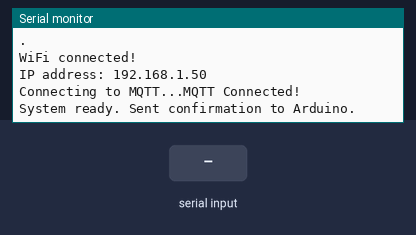
Bench run of a sketch on a simulated ESP32. Shown: the last lines printed to the serial monitor. The test bench sets the inputs (shaded band). WiFi joins after 1.5 s; servers stay silent unless stated; no MQTT or app messages arrive unless stated.

Above: at 2.7 s.
2.8 s: "START_LAP_READY" received over the second serial link
At 4.7 s:
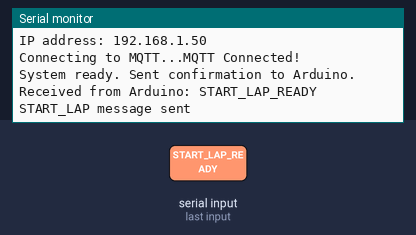
5.3 s: "OBSTACLE_DETECTED:" received over the second serial link
At 7.5 s:
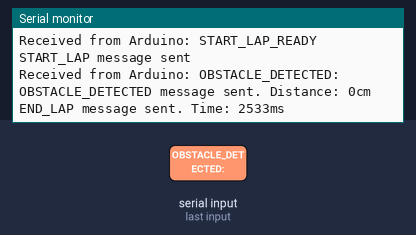
7.8 s: "LINE_LOST" received over the second serial link
At 10.0 s:
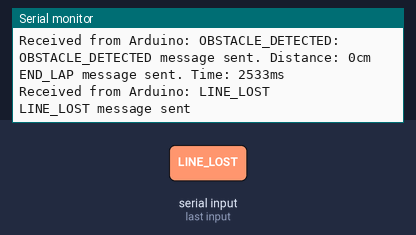
10.3 s: "LINE_FOUND" received over the second serial link
At 12.1 s:
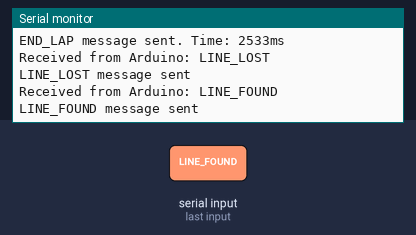
12.8 s: "90,45\n" received over the second serial link
At 14.2 s:
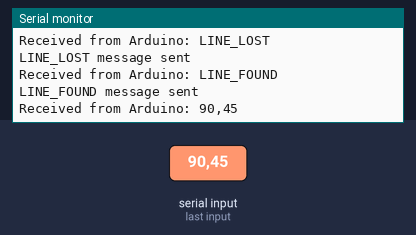
15.3 s: "5\n" received over the second serial link
At 17.5 s:
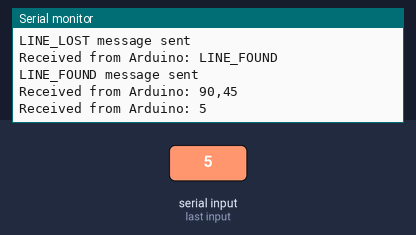

The sketch:

esp.ino
```cpp
/*|----------------------------------------------------------|*/
/*|Connection sketch to local wifi with generic names        |*/
/*|As for final push, serial prints should be deleted        |*/
/*|----------------------------------------------------------|*/

#include <WiFi.h>
#include <WiFiClientSecure.h>

#include "Adafruit_MQTT.h"
#include "Adafruit_MQTT_Client.h"
#include <ArduinoJson.h>

// WiFi configuration
const char* wifi_ssid = "WIFI_NAME";
const char* wifi_password = "PASSWORD";

// const char* wifi_ssid = "eduroam";
// const char* wifi_username = "USER";
// const char* wifi_password = "contraseña_eduroam";

// MQTT configuration
#define MQTT_SERVER "193.147.79.118"
#define MQTT_PORT 21883
#define TEAM_ID "16"
#define TEAM_NAME "DIECISEIS"
#define PING_INTERVAL_MS 4000
#define SERIAL_BAUD_RATE 9600
#define SERIAL2_RX_PIN 16
#define SERIAL2_TX_PIN 17
#define MQTT_RETRY_DELAY_MS 5000
#define LOOP_DELAY_MS 100
#define MAX_LEN 10

// MQTT Topic
String mqtt_topic = "/SETR/2025/" + String(TEAM_ID) + "/";

WiFiClient client;

// MQTT client
Adafruit_MQTT_Client mqtt(&client, MQTT_SERVER, MQTT_PORT);
Adafruit_MQTT_Publish publisher = Adafruit_MQTT_Publish(&mqtt,
                                                        mqtt_topic.c_str());

// Global variables
unsigned long start_time = 0;
unsigned long last_ping_time = 0;
bool lap_started = false;
bool wifi_connected = false;
bool mqtt_connected = false;

void setup()
{
    Serial.begin(SERIAL_BAUD_RATE);
    Serial2.begin(SERIAL_BAUD_RATE, SERIAL_8N1, SERIAL2_RX_PIN,
                  SERIAL2_TX_PIN);

    Serial.println("ESP32 Starting...");

    connect_to_wifi();
    connect_to_mqtt();

    if (wifi_connected && mqtt_connected) {
        Serial2.println("START_CONFIRMED");
        Serial.println("System ready. Sent confirmation to Arduino.");
    }
}

void loop()
{
    if (!mqtt.ping()) {
        mqtt.disconnect();
        connect_to_mqtt();
    }

    check_arduino_messages();

    if (wifi_connected && mqtt_connected) {
        unsigned long current_time = millis();
        if (current_time - last_ping_time >= PING_INTERVAL_MS) {
            send_heartbeat_message();
            last_ping_time = current_time;
        }
    }

    if (lap_started) {
        unsigned long current_time = millis();
        if (current_time - last_ping_time >= PING_INTERVAL_MS) {
            send_ping_message();
            last_ping_time = current_time;
        }
    }

    delay(LOOP_DELAY_MS);
}

void connect_to_wifi()
{
    WiFi.begin(wifi_ssid, wifi_password);

    Serial.print("Connecting to WiFi");
    while (WiFi.status() != WL_CONNECTED) {
        delay(500);
        Serial.println(".");
    }

    wifi_connected = true;
    Serial.println();
    Serial.println("WiFi connected!");
    Serial.print("IP address: ");
    Serial.println(WiFi.localIP());
}

void connect_to_mqtt()
{
    Serial.print("Connecting to MQTT...");

    int8_t ret;
    while ((ret = mqtt.connect()) != 0) {
        Serial.println(mqtt.connectErrorString(ret));
        Serial.println("Retrying MQTT connection in 5 seconds...");
        mqtt.disconnect();
        delay(MQTT_RETRY_DELAY_MS);
    }

    mqtt_connected = true;
    Serial.println("MQTT Connected!");
}

/*
Función que mandará un mensaje en formato JSON
para llevar cuenta de que las conexión funcionan
cada 4 segundos.
*/
void send_heartbeat_message()
{
    DynamicJsonDocument doc(256);
    doc["team_name"] = TEAM_NAME;
    doc["id"] = TEAM_ID;
    doc["status"] = "OK";
    doc["timestamp"] = millis();

    String json_string;
    serializeJson(doc, json_string);

    publisher.publish(json_string.c_str());
}

void check_arduino_messages()
{
    if (Serial2.available()) {
        String message = Serial2.readString();
        message.trim();

        Serial.println("Received from Arduino: " + message);

        if (message == "START_LAP_READY") {
            send_start_lap_message();
        } else if (message.startsWith("OBSTACLE_DETECTED:")) {
            int distance = message.substring(18).toInt();
            send_obstacle_detected_message(distance);
            send_end_lap_message();
        } else if (message == "LINE_LOST") {
            send_line_lost_message();
        } else if (message == "LINE_FOUND") {
            send_line_found_message();
        }
    }
}

void send_start_lap_message()
{
    if (!lap_started) {
        DynamicJsonDocument doc(1024);
        doc["team_name"] = TEAM_NAME;
        doc["id"] = TEAM_ID;
        doc["action"] = "START_LAP";

        String json_string;
        serializeJson(doc, json_string);

        if (publisher.publish(json_string.c_str())) {
            Serial.println("START_LAP message sent");
            start_time = millis();
            last_ping_time = millis();
            lap_started = true;
        } else {
            Serial.println("Failed to send START_LAP message");
        }
    }
}

void send_end_lap_message()
{
    if (lap_started) {
        unsigned long lap_time = millis() - start_time;

        DynamicJsonDocument doc(1024);
        doc["team_name"] = TEAM_NAME;
        doc["id"] = TEAM_ID;
        doc["action"] = "END_LAP";
        doc["time"] = lap_time;

        String json_string;
        serializeJson(doc, json_string);

        if (publisher.publish(json_string.c_str())) {
            Serial.println("END_LAP message sent. Time: " +
                         String(lap_time) + "ms");
            lap_started = false;
        } else {
            Serial.println("Failed to send END_LAP message");
        }
    }
}

void send_obstacle_detected_message(int distance)
{
    DynamicJsonDocument doc(1024);
    doc["team_name"] = TEAM_NAME;
    doc["id"] = TEAM_ID;
    doc["action"] = "OBSTACLE_DETECTED";
    doc["distance"] = distance;

    String json_string;
    serializeJson(doc, json_string);

    if (publisher.publish(json_string.c_str())) {
        Serial.println("OBSTACLE_DETECTED message sent. Distance: " +
                     String(distance) + "cm");
    } else {
        Serial.println("Failed to send OBSTACLE_DETECTED message");
    }
}

void send_line_lost_message()
{
    DynamicJsonDocument doc(1024);
    doc["team_name"] = TEAM_NAME;
    doc["id"] = TEAM_ID;
    doc["action"] = "LINE_LOST";

    String json_string;
    serializeJson(doc, json_string);

    if (publisher.publish(json_string.c_str())) {
        Serial.println("LINE_LOST message sent");
    } else {
        Serial.println("Failed to send LINE_LOST message");
    }
}

void send_line_found_message()
{
    DynamicJsonDocument doc(1024);
    doc["team_name"] = TEAM_NAME;
    doc["id"] = TEAM_ID;
    doc["action"] = "LINE_FOUND";

    String json_string;
    serializeJson(doc, json_string);

    if (publisher.publish(json_string.c_str())) {
        Serial.println("LINE_FOUND message sent");
    } else {
        Serial.println("Failed to send LINE_FOUND message");
    }
}

void send_ping_message()
{
    if (lap_started) {
        unsigned long current_time = millis() - start_time;

        DynamicJsonDocument doc(1024);
        doc["team_name"] = TEAM_NAME;
        doc["id"] = TEAM_ID;
        doc["action"] = "PING";
        doc["time"] = current_time;

        String json_string;
        serializeJson(doc, json_string);

        if (publisher.publish(json_string.c_str())) {
            Serial.println("PING message sent. Time: " +
                         String(current_time) + "ms");
        } else {
            Serial.println("Failed to send PING message");
        }
    }
}
```

Measured:
- after the input at 2.8 s, the serial monitor: prints a new line after 1.1 s (image 1)
- after the input at 5.3 s, the serial monitor: prints a new line after 1.1 s (image 2)
- after the input at 7.8 s, the serial monitor: prints a new line after 1.1 s (image 3)
- after the input at 10.3 s, the serial monitor: prints a new line after 1.1 s (image 4)
- after the input at 12.8 s, the serial monitor: prints a new line after 1.1 s (image 5)
- after the input at 15.3 s, the serial monitor: prints a new line after 1.1 s (image 6)
